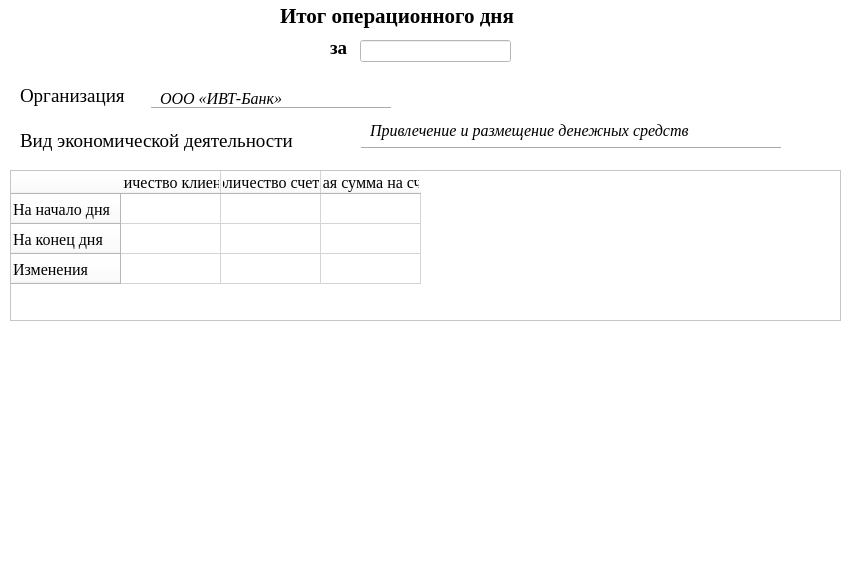
<?xml version="1.0" encoding="UTF-8"?>
<ui version="4.0">
 <class>ReportWindow</class>
 <widget class="QMainWindow" name="ReportWindow">
  <property name="geometry">
   <rect>
    <x>0</x>
    <y>0</y>
    <width>853</width>
    <height>566</height>
   </rect>
  </property>
  <property name="windowTitle">
   <string>MainWindow</string>
  </property>
  <property name="styleSheet">
   <string notr="true">background-color: rgb(255, 255, 255);</string>
  </property>
  <widget class="QWidget" name="centralwidget">
   <widget class="QTableWidget" name="ReporttableWidget">
    <property name="geometry">
     <rect>
      <x>10</x>
      <y>170</y>
      <width>831</width>
      <height>151</height>
     </rect>
    </property>
    <row>
     <property name="text">
      <string>На начало дня</string>
     </property>
     <property name="font">
      <font>
       <family>Times New Roman</family>
       <pointsize>12</pointsize>
      </font>
     </property>
    </row>
    <row>
     <property name="text">
      <string>На конец дня</string>
     </property>
     <property name="font">
      <font>
       <family>Times New Roman</family>
       <pointsize>12</pointsize>
      </font>
     </property>
    </row>
    <row>
     <property name="text">
      <string>Изменения</string>
     </property>
     <property name="font">
      <font>
       <family>Times New Roman</family>
       <pointsize>12</pointsize>
      </font>
     </property>
    </row>
    <column>
     <property name="text">
      <string>Количество клиентов</string>
     </property>
     <property name="font">
      <font>
       <family>Times New Roman</family>
       <pointsize>12</pointsize>
      </font>
     </property>
    </column>
    <column>
     <property name="text">
      <string>Количество счетов</string>
     </property>
     <property name="font">
      <font>
       <family>Times New Roman</family>
       <pointsize>12</pointsize>
      </font>
     </property>
    </column>
    <column>
     <property name="text">
      <string>Общая сумма на счетах</string>
     </property>
     <property name="font">
      <font>
       <family>Times New Roman</family>
       <pointsize>12</pointsize>
      </font>
     </property>
    </column>
   </widget>
   <widget class="QLineEdit" name="DatelineEdit">
    <property name="geometry">
     <rect>
      <x>360</x>
      <y>40</y>
      <width>151</width>
      <height>22</height>
     </rect>
    </property>
   </widget>
   <widget class="Line" name="line">
    <property name="geometry">
     <rect>
      <x>150</x>
      <y>100</y>
      <width>241</width>
      <height>16</height>
     </rect>
    </property>
    <property name="styleSheet">
     <string notr="true">color: rgb(0, 0, 0);</string>
    </property>
    <property name="orientation">
     <enum>Qt::Horizontal</enum>
    </property>
   </widget>
   <widget class="QLabel" name="label">
    <property name="geometry">
     <rect>
      <x>280</x>
      <y>0</y>
      <width>311</width>
      <height>31</height>
     </rect>
    </property>
    <property name="font">
     <font>
      <family>Times New Roman</family>
      <pointsize>16</pointsize>
      <weight>75</weight>
      <bold>true</bold>
     </font>
    </property>
    <property name="text">
     <string>Итог операционного дня</string>
    </property>
   </widget>
   <widget class="QLabel" name="label_5">
    <property name="geometry">
     <rect>
      <x>640</x>
      <y>340</y>
      <width>221</width>
      <height>211</height>
     </rect>
    </property>
    <property name="text">
     <string/>
    </property>
    <property name="pixmap">
     <pixmap resource="files.qrc">:/Shablon-dlya-sayta.png</pixmap>
    </property>
   </widget>
   <widget class="QLabel" name="label_4">
    <property name="geometry">
     <rect>
      <x>160</x>
      <y>90</y>
      <width>201</width>
      <height>16</height>
     </rect>
    </property>
    <property name="font">
     <font>
      <family>Times New Roman</family>
      <pointsize>12</pointsize>
      <italic>true</italic>
     </font>
    </property>
    <property name="text">
     <string>ООО «ИВТ-Банк»</string>
    </property>
   </widget>
   <widget class="QLabel" name="label_3">
    <property name="geometry">
     <rect>
      <x>330</x>
      <y>40</y>
      <width>21</width>
      <height>16</height>
     </rect>
    </property>
    <property name="font">
     <font>
      <family>Times New Roman</family>
      <pointsize>14</pointsize>
      <weight>75</weight>
      <bold>true</bold>
     </font>
    </property>
    <property name="text">
     <string>за</string>
    </property>
   </widget>
   <widget class="QLabel" name="label_2">
    <property name="geometry">
     <rect>
      <x>20</x>
      <y>80</y>
      <width>131</width>
      <height>31</height>
     </rect>
    </property>
    <property name="font">
     <font>
      <family>Times New Roman</family>
      <pointsize>14</pointsize>
     </font>
    </property>
    <property name="text">
     <string>Организация</string>
    </property>
   </widget>
   <widget class="Line" name="line_2">
    <property name="geometry">
     <rect>
      <x>360</x>
      <y>140</y>
      <width>421</width>
      <height>16</height>
     </rect>
    </property>
    <property name="styleSheet">
     <string notr="true">color: rgb(0, 0, 0);</string>
    </property>
    <property name="orientation">
     <enum>Qt::Horizontal</enum>
    </property>
   </widget>
   <widget class="QLabel" name="label_6">
    <property name="geometry">
     <rect>
      <x>20</x>
      <y>130</y>
      <width>341</width>
      <height>21</height>
     </rect>
    </property>
    <property name="font">
     <font>
      <family>Times New Roman</family>
      <pointsize>14</pointsize>
      <weight>50</weight>
      <bold>false</bold>
     </font>
    </property>
    <property name="text">
     <string>Вид экономической деятельности</string>
    </property>
   </widget>
   <widget class="QLabel" name="label_7">
    <property name="geometry">
     <rect>
      <x>370</x>
      <y>120</y>
      <width>451</width>
      <height>21</height>
     </rect>
    </property>
    <property name="font">
     <font>
      <family>Times New Roman</family>
      <pointsize>12</pointsize>
      <italic>true</italic>
     </font>
    </property>
    <property name="text">
     <string>Привлечение и размещение денежных средств</string>
    </property>
   </widget>
  </widget>
 </widget>
 <resources>
  <include location="files.qrc"/>
 </resources>
 <connections/>
</ui>
